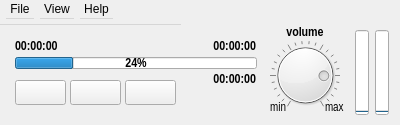
<?xml version="1.0" encoding="UTF-8"?>
<ui version="4.0">
 <class>AudioPlayer</class>
 <widget class="QDialog" name="AudioPlayer">
  <property name="geometry">
   <rect>
    <x>0</x>
    <y>0</y>
    <width>400</width>
    <height>125</height>
   </rect>
  </property>
  <property name="minimumSize">
   <size>
    <width>400</width>
    <height>125</height>
   </size>
  </property>
  <property name="maximumSize">
   <size>
    <width>400</width>
    <height>125</height>
   </size>
  </property>
  <property name="windowTitle">
   <string>AeonWave Audio Player</string>
  </property>
  <property name="toolTip">
   <string>&lt;html&gt;&lt;head/&gt;&lt;body&gt;&lt;p&gt;Audio Player&lt;/p&gt;&lt;/body&gt;&lt;/html&gt;</string>
  </property>
  <widget class="QMenuBar" name="menubar">
   <property name="geometry">
    <rect>
     <x>0</x>
     <y>0</y>
     <width>181</width>
     <height>25</height>
    </rect>
   </property>
   <widget class="QMenu" name="menuFile">
    <property name="title">
     <string>File</string>
    </property>
    <addaction name="actionConnect"/>
    <addaction name="actionOpenDir"/>
    <addaction name="actionOpen"/>
    <addaction name="actionHardware"/>
    <addaction name="actionExit"/>
   </widget>
   <widget class="QMenu" name="menuHelp">
    <property name="title">
     <string>Help</string>
    </property>
    <addaction name="actionLicense"/>
    <addaction name="actionAbout"/>
   </widget>
   <widget class="QMenu" name="menuView">
    <property name="title">
     <string>View</string>
    </property>
    <addaction name="actionInfo"/>
    <addaction name="actionAddBookmark"/>
   </widget>
   <addaction name="menuFile"/>
   <addaction name="menuView"/>
   <addaction name="menuHelp"/>
  </widget>
  <widget class="QPushButton" name="stopPlay">
   <property name="geometry">
    <rect>
     <x>125</x>
     <y>80</y>
     <width>51</width>
     <height>25</height>
    </rect>
   </property>
   <property name="focusPolicy">
    <enum>Qt::NoFocus</enum>
   </property>
   <property name="toolTip">
    <string>&lt;html&gt;&lt;head/&gt;&lt;body&gt;&lt;p&gt;Stop&lt;/p&gt;&lt;/body&gt;&lt;/html&gt;</string>
   </property>
  </widget>
  <widget class="QLabel" name="timeCurrent">
   <property name="geometry">
    <rect>
     <x>15</x>
     <y>40</y>
     <width>71</width>
     <height>12</height>
    </rect>
   </property>
   <property name="font">
    <font>
     <family>Liberation Sans Narrow</family>
     <pointsize>10</pointsize>
     <weight>75</weight>
     <bold>true</bold>
    </font>
   </property>
   <property name="toolTip">
    <string>&lt;html&gt;&lt;head/&gt;&lt;body&gt;&lt;p&gt;Playing Time&lt;/p&gt;&lt;/body&gt;&lt;/html&gt;</string>
   </property>
   <property name="text">
    <string>00:00:00</string>
   </property>
   <property name="alignment">
    <set>Qt::AlignLeading|Qt::AlignLeft|Qt::AlignVCenter</set>
   </property>
  </widget>
  <widget class="QLabel" name="timeRemaining">
   <property name="geometry">
    <rect>
     <x>185</x>
     <y>40</y>
     <width>71</width>
     <height>12</height>
    </rect>
   </property>
   <property name="font">
    <font>
     <family>Liberation Sans Narrow</family>
     <pointsize>10</pointsize>
     <weight>75</weight>
     <bold>true</bold>
    </font>
   </property>
   <property name="toolTip">
    <string>&lt;html&gt;&lt;head/&gt;&lt;body&gt;&lt;p&gt;Time Remaining&lt;/p&gt;&lt;/body&gt;&lt;/html&gt;</string>
   </property>
   <property name="text">
    <string>00:00:00</string>
   </property>
   <property name="alignment">
    <set>Qt::AlignRight|Qt::AlignTrailing|Qt::AlignVCenter</set>
   </property>
  </widget>
  <widget class="QProgressBar" name="pctPlaying">
   <property name="geometry">
    <rect>
     <x>15</x>
     <y>57</y>
     <width>242</width>
     <height>12</height>
    </rect>
   </property>
   <property name="font">
    <font>
     <family>Liberation Sans Narrow</family>
     <pointsize>10</pointsize>
     <weight>75</weight>
     <bold>true</bold>
    </font>
   </property>
   <property name="value">
    <number>24</number>
   </property>
  </widget>
  <widget class="QPushButton" name="startPlay">
   <property name="geometry">
    <rect>
     <x>15</x>
     <y>80</y>
     <width>51</width>
     <height>25</height>
    </rect>
   </property>
   <property name="focusPolicy">
    <enum>Qt::NoFocus</enum>
   </property>
   <property name="toolTip">
    <string>&lt;html&gt;&lt;head/&gt;&lt;body&gt;&lt;p&gt;Play&lt;/p&gt;&lt;/body&gt;&lt;/html&gt;</string>
   </property>
  </widget>
  <widget class="QLabel" name="timeTotal">
   <property name="geometry">
    <rect>
     <x>185</x>
     <y>73</y>
     <width>71</width>
     <height>12</height>
    </rect>
   </property>
   <property name="font">
    <font>
     <family>Liberation Sans Narrow</family>
     <pointsize>10</pointsize>
     <weight>75</weight>
     <bold>true</bold>
    </font>
   </property>
   <property name="toolTip">
    <string>&lt;html&gt;&lt;head/&gt;&lt;body&gt;&lt;p&gt;Total Time&lt;/p&gt;&lt;/body&gt;&lt;/html&gt;</string>
   </property>
   <property name="layoutDirection">
    <enum>Qt::LeftToRight</enum>
   </property>
   <property name="text">
    <string>00:00:00</string>
   </property>
   <property name="alignment">
    <set>Qt::AlignRight|Qt::AlignTrailing|Qt::AlignVCenter</set>
   </property>
  </widget>
  <widget class="QPushButton" name="pausePlay">
   <property name="geometry">
    <rect>
     <x>70</x>
     <y>80</y>
     <width>51</width>
     <height>25</height>
    </rect>
   </property>
   <property name="focusPolicy">
    <enum>Qt::NoFocus</enum>
   </property>
   <property name="toolTip">
    <string>&lt;html&gt;&lt;head/&gt;&lt;body&gt;&lt;p&gt;Pause&lt;/p&gt;&lt;/body&gt;&lt;/html&gt;</string>
   </property>
  </widget>
  <widget class="QProgressBar" name="VUleft">
   <property name="geometry">
    <rect>
     <x>355</x>
     <y>30</y>
     <width>14</width>
     <height>85</height>
    </rect>
   </property>
   <property name="font">
    <font>
     <pointsize>10</pointsize>
     <weight>75</weight>
     <bold>true</bold>
    </font>
   </property>
   <property name="toolTip">
    <string>&lt;html&gt;&lt;head/&gt;&lt;body&gt;&lt;br&gt;Left channel&lt;/br&gt;&lt;br&gt;VU meter&lt;/br&gt;&lt;/body&gt;&lt;/html&gt;</string>
   </property>
   <property name="value">
    <number>0</number>
   </property>
   <property name="orientation">
    <enum>Qt::Vertical</enum>
   </property>
   <property name="format">
    <string/>
   </property>
  </widget>
  <widget class="QProgressBar" name="VUright">
   <property name="geometry">
    <rect>
     <x>375</x>
     <y>30</y>
     <width>14</width>
     <height>85</height>
    </rect>
   </property>
   <property name="font">
    <font>
     <pointsize>10</pointsize>
     <weight>75</weight>
     <bold>true</bold>
    </font>
   </property>
   <property name="toolTip">
    <string>&lt;html&gt;&lt;head/&gt;&lt;body&gt;&lt;br&gt;Right channel&lt;/br&gt;&lt;br&gt;VU meter&lt;/br&gt;&lt;/body&gt;&lt;/html&gt;</string>
   </property>
   <property name="value">
    <number>0</number>
   </property>
   <property name="orientation">
    <enum>Qt::Vertical</enum>
   </property>
   <property name="format">
    <string/>
   </property>
  </widget>
  <widget class="QDial" name="volume">
   <property name="geometry">
    <rect>
     <x>270</x>
     <y>35</y>
     <width>70</width>
     <height>80</height>
    </rect>
   </property>
   <property name="focusPolicy">
    <enum>Qt::NoFocus</enum>
   </property>
   <property name="value">
    <number>80</number>
   </property>
   <property name="notchesVisible">
    <bool>true</bool>
   </property>
  </widget>
  <widget class="QLabel" name="labelVolumeMin">
   <property name="geometry">
    <rect>
     <x>255</x>
     <y>100</y>
     <width>31</width>
     <height>16</height>
    </rect>
   </property>
   <property name="font">
    <font>
     <family>Liberation Sans Narrow</family>
     <pointsize>9</pointsize>
     <weight>50</weight>
     <bold>false</bold>
    </font>
   </property>
   <property name="text">
    <string>min</string>
   </property>
   <property name="alignment">
    <set>Qt::AlignRight|Qt::AlignTrailing|Qt::AlignVCenter</set>
   </property>
  </widget>
  <widget class="QLabel" name="labelVolumeMax">
   <property name="geometry">
    <rect>
     <x>325</x>
     <y>100</y>
     <width>31</width>
     <height>16</height>
    </rect>
   </property>
   <property name="font">
    <font>
     <family>Liberation Sans Narrow</family>
     <pointsize>9</pointsize>
     <weight>50</weight>
     <bold>false</bold>
    </font>
   </property>
   <property name="text">
    <string>max</string>
   </property>
   <property name="alignment">
    <set>Qt::AlignLeading|Qt::AlignLeft|Qt::AlignVCenter</set>
   </property>
  </widget>
  <widget class="QLabel" name="labelVolume">
   <property name="geometry">
    <rect>
     <x>270</x>
     <y>22</y>
     <width>70</width>
     <height>20</height>
    </rect>
   </property>
   <property name="font">
    <font>
     <family>Liberation Sans Narrow</family>
     <pointsize>10</pointsize>
     <weight>75</weight>
     <bold>true</bold>
    </font>
   </property>
   <property name="text">
    <string>volume</string>
   </property>
   <property name="alignment">
    <set>Qt::AlignCenter</set>
   </property>
  </widget>
  <action name="actionOpen">
   <property name="text">
    <string>Select File</string>
   </property>
   <property name="toolTip">
    <string>Select an Input File</string>
   </property>
   <property name="shortcut">
    <string>Ctrl+F</string>
   </property>
  </action>
  <action name="actionExit">
   <property name="text">
    <string>Exit</string>
   </property>
   <property name="toolTip">
    <string>Close the application</string>
   </property>
   <property name="shortcut">
    <string>Ctrl+X</string>
   </property>
  </action>
  <action name="actionHardware">
   <property name="text">
    <string>Configure</string>
   </property>
   <property name="toolTip">
    <string>Hardware Configuration</string>
   </property>
   <property name="shortcut">
    <string>Ctrl+H</string>
   </property>
  </action>
  <action name="actionAbout">
   <property name="text">
    <string>About</string>
   </property>
   <property name="shortcut">
    <string>Ctrl+A</string>
   </property>
  </action>
  <action name="actionLicense">
   <property name="text">
    <string>Copyright License</string>
   </property>
   <property name="shortcut">
    <string>Ctrl+C</string>
   </property>
  </action>
  <action name="actionOpenDir">
   <property name="text">
    <string>Open Directory</string>
   </property>
   <property name="shortcut">
    <string>Ctrl+D</string>
   </property>
  </action>
  <action name="actionInfo">
   <property name="text">
    <string>Song Info</string>
   </property>
   <property name="shortcut">
    <string>Ctrl+I</string>
   </property>
  </action>
  <action name="actionConnect">
   <property name="text">
    <string>Open Stream</string>
   </property>
   <property name="shortcut">
    <string>Ctrl+S</string>
   </property>
  </action>
  <action name="actionAddBookmark">
   <property name="text">
    <string>Add Bookmark</string>
   </property>
   <property name="shortcut">
    <string>Alt+B</string>
   </property>
  </action>
 </widget>
 <tabstops>
  <tabstop>startPlay</tabstop>
  <tabstop>pausePlay</tabstop>
  <tabstop>stopPlay</tabstop>
 </tabstops>
 <resources/>
 <connections/>
</ui>
